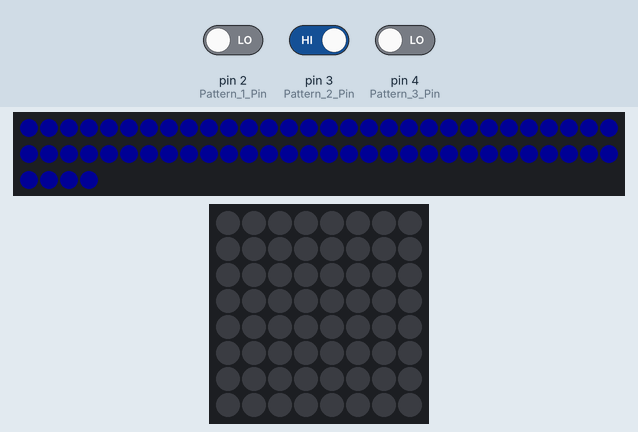
Recording of a sketch running on a simulated Arduino Uno, built with avr-gcc and run on an emulated ATmega328P. Parts: 64 RGB LEDs in strip order, left to right, continuing on the next row, 8×8 RGB LED matrix (first LED top left, wired row by row). The test bench sets the inputs (shaded band); at power-on: pin 3 (Pattern_2_Pin) LOW, pin 2 (Pattern_1_Pin) LOW, pin 4 (Pattern_3_Pin) LOW. Dim RGB values are drawn brighter than linear.

1.3 s: pin 3 (Pattern_2_Pin) driven HIGH
Above: at 6.15 s.
Timing chart, 0 to 7.7 s (numbered marks = the images above; inputs shaded):
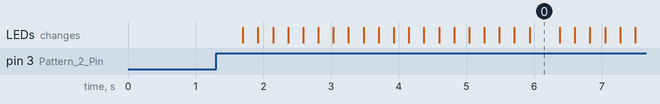

The sketch:

LED_8x8_Neopixel.ino
```cpp
#include <Adafruit_GFX.h>
#include <Adafruit_NeoMatrix.h>
#include <Adafruit_NeoPixel.h>
#ifdef __AVR__
 #include <avr/power.h>
#endif
#ifndef PSTR
 #define PSTR
#endif

#define LED_PIN    6
#define LED_COUNT 64
Adafruit_NeoPixel strip(LED_COUNT, LED_PIN, NEO_GRB + NEO_KHZ800);
Adafruit_NeoMatrix matrix = Adafruit_NeoMatrix(8, 8, LED_PIN,
  NEO_MATRIX_TOP     + NEO_MATRIX_RIGHT +
  NEO_MATRIX_COLUMNS + NEO_MATRIX_PROGRESSIVE,
  NEO_GRB            + NEO_KHZ800);

const int Pattern_1_Pin = 2;
const int Pattern_2_Pin = 3;
const int Pattern_3_Pin = 4;

int Pattern_1_State, Pattern_2_State, Pattern_3_State, Switch;
int Pattern_1, Pattern_2, Pattern_3;

int x    = matrix.width();

void setup() {
  strip.begin();
  strip.show();
  strip.setBrightness(255);

  matrix.begin();
  matrix.setTextWrap(false);
  matrix.setBrightness(10);
  matrix.setTextColor(matrix.Color(0, 255, 0));

  Serial.begin(9600);
  pinMode(Pattern_1_Pin, INPUT);
  pinMode(Pattern_2_Pin, INPUT);
  pinMode(Pattern_3_Pin, INPUT);
}

void loop() {
  Pattern_1_State = digitalRead(Pattern_1_Pin);
  Pattern_2_State = digitalRead(Pattern_2_Pin);
  Pattern_3_State = digitalRead(Pattern_3_Pin);

  if (Pattern_1_State == HIGH && Pattern_1 == LOW) {
    Switch =! Switch;
    if(Switch == 1)
      Pattern_on_off(strip.Color(20, 0, 0));
    else
      Pattern_on_off(strip.Color(0, 0, 0));
  }

  if (Pattern_2_State == HIGH && Pattern_2 == LOW) {
    for(int i=0; i<3; i++) {
      Pattern_fade();
      delay(1000);
    }
  }

  if (Pattern_3_State == HIGH && Pattern_3 == LOW) {
    for(int i=0; i<130; i++) {
      Pattern_text();
      delay(100);
    }
  }

  Pattern_1 = Pattern_1_State;
  Pattern_2 = Pattern_2_State;
  Pattern_3 = Pattern_3_State;
}
void Pattern_text(){
  matrix.fillScreen(0);
  matrix.setCursor(x, 1);
  matrix.print(F("KMITL"));
  if(--x < -36)
    x = matrix.width();
  matrix.show();
}

void Pattern_fade(){
  // fade in from min to max in increments of 1 points:
  for (float fadeValue = 0 ; fadeValue <= 20; fadeValue += 1) {
    Pattern_on_off(strip.Color(0, 0, fadeValue));
//    Serial.println(fadeValue);
    delay(50);
  }

  // fade out from max to min in decrement of 1 points:
  for (float fadeValue = 20 ; fadeValue >= 0; fadeValue -= 1) {
    Pattern_on_off(strip.Color(0, 0, fadeValue));
//    Serial.println(fadeValue);
    delay(50);
  }
}

void Pattern_on_off(uint32_t color) {
  for(int i=0; i<strip.numPixels(); i++) {
    strip.setPixelColor(i, color);
    strip.show();
  }
}
```

Measured:
- after the input at 1.3 s, the LEDs: first change after 0.40 s (image 0 shows a later state)
